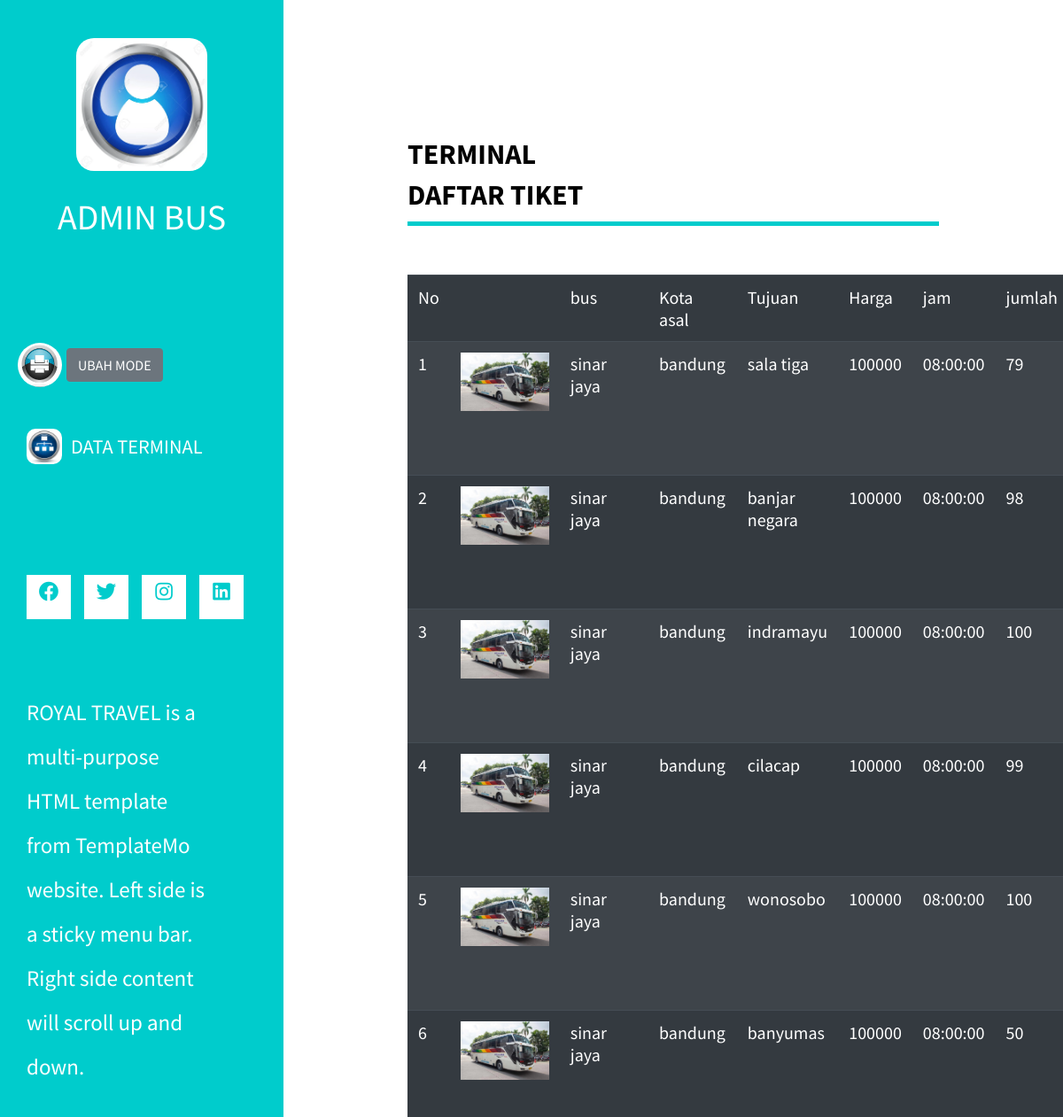
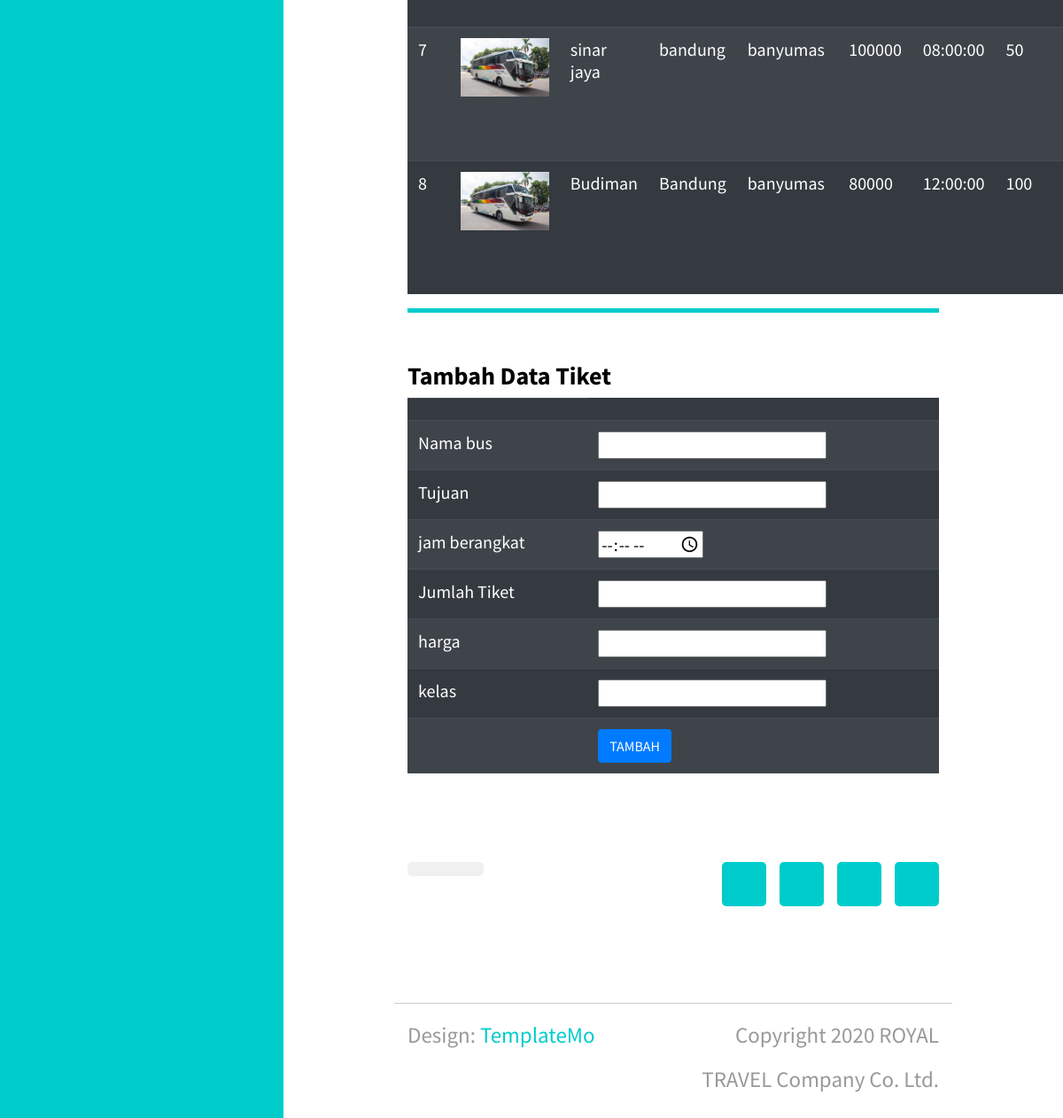
The page /ADMIN/tampil-bus.php (signed in) on the database its author committed (2 pictures, top to bottom).
### tables this page shows
CREATE TABLE `tb_bus` (
  `id_bus` int(11) NOT NULL,
  `nama_bus` varchar(20) NOT NULL,
  `nama_terminal` varchar(20) NOT NULL,
  `kota_asal_bus` varchar(20) NOT NULL,
  `kota_tujuan_bus` varchar(20) NOT NULL,
  `jam_berangkat_bus` time NOT NULL,
  `gambar_bus` varchar(20) NOT NULL,
  `jumlah_tiket` int(100) NOT NULL,
  `logo_bus` varchar(20) NOT NULL,
  `gambar_terminal` varchar(20) NOT NULL,
  `harga` int(11) NOT NULL
);

### database/database.php (called while the page is built, shortened)
<?php
class database{
    public $host ="localhost";
    public $username ="root";
    public $password ="";
    public $nama_db ="travel";
    public function __construct()
    {
        $this->connect = mysqli_connect($this->host, $this->username, $this->password, $this->nama_db);
    }
}
?>

### ADMIN/read_admin.php (called while the page is built, shortened)
<?php
include '../database/database.php';
class bandara extends database
{
    function tampil_terminal($d)
    {
        $data = mysqli_query($this->connect, "SELECT * FROM tb_bus WHERE nama_terminal LIKE '$d%' ");
        return $data;
    }
}

### ADMIN/tampil-bus.php (the view, shortened to what this page needs)
<?php
include 'read_admin.php';
$nama = $_POST['nama_terminal'];
?>
<!DOCTYPE html>
<html lang="en">
<head>
    <link rel="stylesheet" href="fontawesome/css/all.min.css">
    <link href="css/bootstrap.min.css" rel="stylesheet">
    <link href="css/templatemo-xtra-blog.css" rel="stylesheet">
    <link rel="stylesheet" type="text/css" href="css/style.css">
</head>
<body>
    <header class="tm-header" id="tm-header">
        <div class="tm-header-wrapper">
            <div class="tm-site-header">
                <div class="mb-3 mx-auto tm-site-logo">
                    <img style=" height: 150px;width:150px;border-radius: 20px;" src="../assets/images/oke2.webp" alt="ROYAL TRAVEL">
                </div>
                <br>
                <center>
                    <h1>ADMIN BUS</h1>
                </center>
            </div>
            <nav class="tm-nav" id="tm-nav">
                <ul>
                    <li class="tm-nav-item">
                        <img style=" margin-left: 20px;height: 50px;width:50px;border-radius: 50%;" src="../assets/images/oke3.png" alt="ROYAL TRAVEL">
                        <button class="btn btn-secondary" onclick="myFunction()">
                            UBAH MODE
                        </button>
                    </li>
                    <li class="tm-nav-item"><a href="menu-admin-bus.php" class="tm-nav-link">
                            <img style=" margin-right: 10px;height: 40px;width:40px;border-radius: 10px;" src="../assets/images/oke5.jpg" alt="ROYAL TRAVEL">
                            DATA TERMINAL
                        </a></li>
                </ul>
            </nav>
            <div class="tm-mb-65">
                <a rel="nofollow" href="https://fb.com/templatemo" class="tm-social-link">
                    <i class="fab fa-facebook tm-social-icon"></i>
                </a>
                <a href="https://twitter.com" class="tm-social-link">
                    <i class="fab fa-twitter tm-social-icon"></i>
                </a>
                <a href="https://instagram.com" class="tm-social-link">
                    <i class="fab fa-instagram tm-social-icon"></i>
                </a>
                <a href="https://linkedin.com" class="tm-social-link">
                    <i class="fab fa-linkedin tm-social-icon"></i>
                </a>
            </div>
            <p class="tm-mb-80 pr-5 text-white">
                ROYAL TRAVEL is a multi-purpose HTML template from TemplateMo website. Left side is a sticky menu bar. Right side content will scroll up and down.
            </p>
        </div>
    </header>
    <div class="container-fluid">
        <main class="tm-main">
            <?php
            $nomor = 1;
            $nm = strtoupper($nama);
            ?>
            <h2><b> TERMINAL <?= $nm ?></b></h2>
            <h2><b>DAFTAR TIKET</b></h2>
            <hr class="tm-hr-primary tm-mb-55">
            <div>
                <table class="table table-dark table-striped" style="font-size:20px;width: 100%;">
                    <thead>
                        <td>No</td>
                        <td></td>
                        <td>bus</td>
                        <td>Kota asal</td>
                        <td>Tujuan</td>
                        <td>Harga</td>
                        <td>jam</td>
                        <td>jumlah</td>
                    </thead>
                    <?php $ban = new bandara();
                    foreach ($ban->tampil_terminal($nama) as $data2) {
                        if ($data2['nama_bus'] == "") {
                        } else {
                    ?>
                            <tr>
                                <td><?= $nomor++ ?></td>
                                <td>
                                    <img style="width:100px;hight:40px;" src="../assets/images/<?= $data2['gambar_bus']; ?>">
                                </td>
                                <td><?= $data2['nama_bus'] ?></td>
                                <td><?= $data2['kota_asal_bus'] ?></td>
                                <td><?= $data2['kota_tujuan_bus'] ?></td>
                                <td><?= $data2['harga'] ?></td>
                                <td><?= $data2['jam_berangkat_bus'] ?></td>
                                <td><?= $data2['jumlah_tiket'] ?></td>
                            </tr>
                    <?php
                        }
                    }
                    ?>
                </table>
                <hr class="tm-hr-primary tm-mb-55">
                <H3><b>Tambah Data Tiket</b></H3>
                <table class="table table-dark table-striped" style="font-size:20px;width: 100%;">
                    <form action="" method="post">
                        <thead>
                            <td></td>
                        </thead>
                        <tr>
                            <td>Nama bus</td>
                            <td><input type="text" name="nama_bus" required> </td>
                        </tr>
                        <tr>
                            <td>Tujuan</td>
                            <td><input type="text" name="tujuan" required> </td>
                        </tr>
                        <tr>
                            <td>jam berangkat</td>
                            <td><input type="time" name="jam_berangkat" required> </td>
                        </tr>
                        <tr>
                            <td>Jumlah Tiket</td>
                            <td><input type="text" name="jumlah" required> </td>
                        </tr>
                        <tr>
                            <td>harga</td>
                            <td><input type="text" name="harga" required> </td>
                        </tr>
                        <tr>
                            <td>kelas</td>
                            <td><input type="text" name="kelas" required></td>
                        </tr>
                        <tr>
                            <td></td>
                            <td>
                                <button type="submit" name="tambah" class="btn btn-primary">
                                    TAMBAH
                                </button>
                            </td>
                        </tr>
                    </form>
                </table>
                <div class="row tm-row tm-mt-100 tm-mb-75">
                    <div class="tm-prev-next-wrapper">
                        <a href="#" class="mb-2 tm-btn tm-btn-primary tm-prev-next disabled tm-mr-20"></a>
                    </div>
                    <div class="tm-paging-wrapper">
                        <nav class="tm-paging-nav d-inline-block">
                            <ul>
                                <li class="tm-paging-item active">
                                    <a href="#" class="mb-2 tm-btn tm-paging-link"></a>
                                </li>
                                <li class="tm-paging-item active">
                                    <a href="#" class="mb-2 tm-btn tm-paging-link"></a>
                                </li>
                                <li class="tm-paging-item active">
                                    <a href="#" class="mb-2 tm-btn tm-paging-link"></a>
                                </li>
                                <li class="tm-paging-item active">
                                    <a href="#" class="mb-2 tm-btn tm-paging-link"></a>
                                </li>
                            </ul>
                        </nav>
                    </div>
                </div>
                <footer class="row tm-row">
                    <hr class="col-12">
                    <div class="col-md-6 col-12 tm-color-gray">
                        Design: <a rel="nofollow" target="_parent" href="https://templatemo.com" class="tm-external-link">TemplateMo</a>
                    </div>
                    <div class="col-md-6 col-12 tm-color-gray tm-copyright">
                        Copyright 2020 ROYAL TRAVEL Company Co. Ltd.
                    </div>
                </footer>
        </main>
    </div>
</body>
</html>

### ADMIN/css/style.css (style rules this page uses)
body { padding: 25px; background-color: white; color: black; font-size: 25px; }

### rows shown on the page
tb_bus: gambar_bus (picture), nama_bus "sinar jaya", kota_asal_bus "bandung", kota_tujuan_bus "sala tiga", harga "100000", jam_berangkat_bus "08:00:00", jumlah_tiket "79"
tb_bus: gambar_bus (picture), nama_bus "sinar jaya", kota_asal_bus "bandung", kota_tujuan_bus "banjar negara", harga "100000", jam_berangkat_bus "08:00:00", jumlah_tiket "98"
tb_bus: gambar_bus (picture), nama_bus "sinar jaya", kota_asal_bus "bandung", kota_tujuan_bus "indramayu", harga "100000", jam_berangkat_bus "08:00:00", jumlah_tiket "100"
tb_bus: gambar_bus (picture), nama_bus "sinar jaya", kota_asal_bus "bandung", kota_tujuan_bus "cilacap", harga "100000", jam_berangkat_bus "08:00:00", jumlah_tiket "99"
tb_bus: gambar_bus (picture), nama_bus "sinar jaya", kota_asal_bus "bandung", kota_tujuan_bus "wonosobo", harga "100000", jam_berangkat_bus "08:00:00", jumlah_tiket "100"
tb_bus: gambar_bus (picture), nama_bus "sinar jaya", kota_asal_bus "bandung", kota_tujuan_bus "banyumas", harga "100000", jam_berangkat_bus "08:00:00", jumlah_tiket "50"
tb_bus: gambar_bus (picture), nama_bus "sinar jaya", kota_asal_bus "bandung", kota_tujuan_bus "banyumas", harga "100000", jam_berangkat_bus "08:00:00", jumlah_tiket "50"
tb_bus: gambar_bus (picture), nama_bus "Budiman", kota_asal_bus "Bandung", kota_tujuan_bus "banyumas", harga "80000", jam_berangkat_bus "12:00:00", jumlah_tiket "100"
